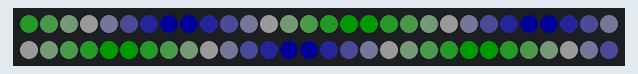
Bench run of a program on a simulated CircuitPython board. On the bench: 60 RGB LEDs in strip order, left to right, continuing on the next row. Dim RGB values are drawn brighter than linear; random numbers come from a fixed seed.

Above: at 0.05 s.
At 0.52 s:
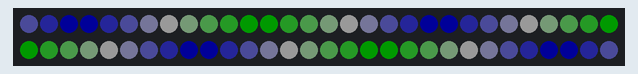
At 1.0 s:
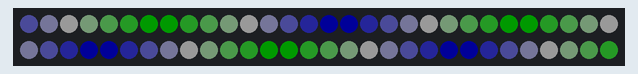
At 1.47 s:
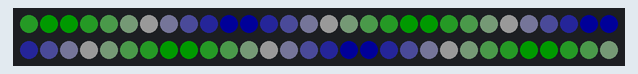
At 2.04 s:
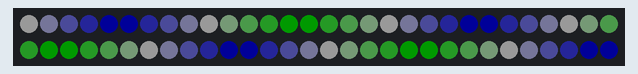

Measured:
- by itself, everything shown: repeats every 1.7 s, in 18 steps

The program:

america-walk.py
```python
import time
import board
import neopixel
import random
from collections import deque

# Choose an open pin connected to the Data In of the NeoPixel strip, i.e. board.D18
# NeoPixels must be connected to D10, D12, D18 or D21 to work.
pixel_pin = board.D21
sleepyTime = 0.09
STEP = 64
bright = .1
num_pixels = 60
ORDER = neopixel.RGB
pixels = neopixel.NeoPixel(pixel_pin, num_pixels, brightness=bright, auto_write=False, pixel_order=ORDER)
DEQUE = deque([],num_pixels)

RED = (0,255,0)
WHITE = (255,255,255)
BLUE = (0,0,255)


def rand():
  return int(255 * random.random())

def translate(start,end,stepSize):
  if start == end:
    return end
  elif start > end:
    if start-stepSize <= end:
      return end
    else:
      return start-stepSize
  else:
    if start+stepSize >= end:
      return end
    else:
      return start+stepSize

def render(c):
  DEQUE.append(c)
  if len(DEQUE) >= num_pixels:
    i = 0
    for e in DEQUE:
      pixels[i] = e
      i = i+1
    pixels.show()
    time.sleep(sleepyTime)

def walk(c1, c2, stepSize):
  if (c1 == c2) & (c1 != WHITE):
   render(c1)
  while (c1 != c2):
    c1= (translate(c1[0],c2[0],stepSize),translate(c1[1],c2[1],stepSize),translate(c1[2],c2[2],stepSize))
    #print(c1)
    render(c1)


while True:
  walk(RED,WHITE,STEP)
  walk(WHITE,BLUE,STEP)
  walk(BLUE,BLUE,STEP)
  walk(BLUE,WHITE,STEP)
  walk(WHITE,RED,STEP)
  walk(RED,RED,STEP)
  #print('!!!!!!!finished walk!!!!!!!!!!')
```
